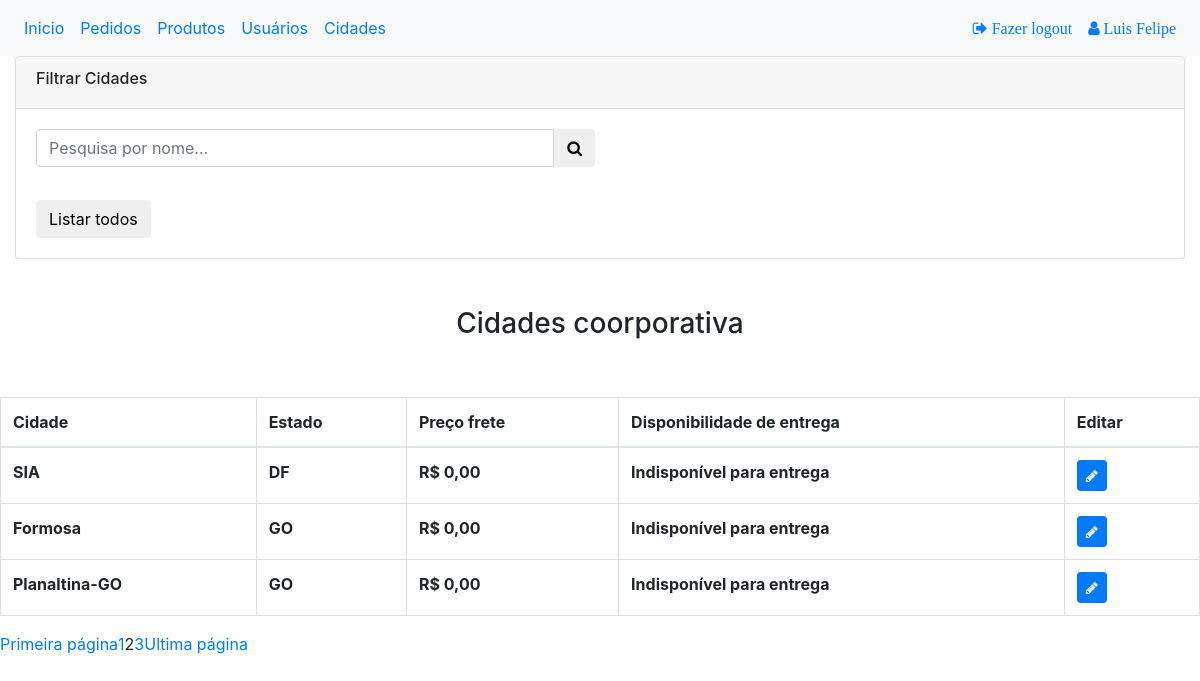
Page /adm/cidades.php?pagina=2 (signed in) on the committed database.
### tables this page shows
create table cidade(
      idCidade int auto_increment not null primary key,
      estado int,
      nomeCidade varchar(50),
      precoFrete float,
      entrega boolean default 0
  );

create table estado(
      idEstado int auto_increment not null primary key,
      ufEstado varchar(2),
      nomeEstado varchar(35)
  );

### adm/cidades.php (the view, shortened to what this page needs)
<?php
include '../BD/.conecta.php';
mysqli_set_charset($conn, 'utf8');
$pagina = (isset($_GET['pagina'])) ? $_GET['pagina'] : 1;
$pesquisaCidades = "SELECT nomeProduto from produto p order by p.nomeProduto";
$Cidades = mysqli_query($conn, $pesquisaCidades);
$totalCidades = mysqli_num_rows($Cidades);
$quantidade_pg = 30;
$num_pagina = ceil($totalCidades / $quantidade_pg);
$incio = ($quantidade_pg * $pagina) - $quantidade_pg;
if (!isset($_POST['termo'])) {
    $pesquisaCidades = "SELECT idCidade , nomeCidade,precoFrete ,entrega, ufEstado FROM cidade c INNER JOIN estado e on c.estado = e.idEstado
       limit $incio, $quantidade_pg";
} else {
    $pesquisa = $_POST["termo"];
    $pesquisaCidades = "SELECT idCidade , nomeCidade,precoFrete ,entrega, ufEstado FROM cidade c INNER JOIN estado e on c.estado = e.idEstado
        WHERE c.nomeCidade LIKE '%" . $pesquisa . "%'";
}
$resultadoCidades = mysqli_query($conn, $pesquisaCidades);
?>
<!DOCTYPE html>
<html lang="pt-br">
<head>
    <link rel="stylesheet" href="https://cdnjs.cloudflare.com/ajax/libs/font-awesome/4.7.0/css/font-awesome.min.css">
    <link rel="stylesheet" href="https://stackpath.bootstrapcdn.com/bootstrap/4.1.3/css/bootstrap.min.css">
</head>
<body>
    <nav class="navbar navbar-expand-sm bg-light">
        <ul class="navbar-nav">
            <li class="nav-item">
                <a class="nav-link" href="home.php">Inicio</a>
            </li>
            <li class="nav-item">
                <a class="nav-link" href="pedido.php">Pedidos</a>
            </li>
            <li class="nav-item">
                <a class="nav-link" href="produto.php">Produtos</a>
            </li>
            <li class="nav-item">
                <a class="nav-link" href="usuario.php">Usuários</a>
            </li>
            <li class="nav-item">
                <a class="nav-link" href="cidades.php">Cidades</a>
            </li>
        </ul>
        <ul class="navbar-nav ml-auto">
            <li class="nav-item">
                <a class="nav-link" href="../sair.php">
                    <i class="fa fa-sign-out"> Fazer logout</i>
                </a>
            </li>
            <li class="nav-item">
                <a class="nav-link" href="#">
                    <i class="fa fa-user"> <?php echo $_SESSION["nomeAdministrador"] ?></i>
                </a>
            </li>
        </ul>
    </nav>
    <div class="col-sm-12">
        <div class="card">
            <article class="card-group-item">
                <header class="card-header">
                    <h6 class="title">Filtrar Cidades </h6>
                </header>
                <div class="filter-content">
                    <div class="card-body">
                        <div class="form-row">
                            <div class="form-group col-md-6">
                                <form method="POST" action="cidades.php" class="search nav-form">
                                    <div class="input-group input-search">
                                        <input type="text" class="form-control" name="termo" id="q" placeholder="Pesquisa por nome...">
                                        <span class="input-group-btn">
                                            <button class="btn btn-default" type="submit"><i class="fa fa-search"></i></button>
                                        </span>
                                    </div>
                                </form>
                            </div>
                            <div class="form-group col-md-12 text-right">
                            </div>
                            <form method="POST" action="cidades.php" class="col-md-6 search nav-form">
                                <div class="input-group input-search">
                                    <span class="input-group-btn">
                                        <button class="btn btn-default" type="submit"> Listar todos</button>
                                    </span>
                                </div>
                            </form>
                        </div>
                    </div>
                </div>
            </article>
        </div>
    </div>
    <br><br>
    <h3 class="text-center"> Cidades coorporativa </h3>
    <br><br>
    <table class="table table-bordered">
        <thead>
            <tr>
                <th>Cidade</th>
                <th> Estado</th>
                <th> Preço frete</th>
                <th> Disponibilidade de entrega</th>
                <th> Editar</th>
            </tr>
        </thead>
        <tbody>
            <?php
            while ($row = mysqli_fetch_assoc($resultadoCidades)) { ?>
                <tr>
                    <th> <?php echo $row["nomeCidade"] ?> </th>
                    <th> <?php echo $row["ufEstado"] ?> </th>
                    <th> R$ <?php echo number_format($row["precoFrete"], 2, ",", "."); ?> </th>
                    <?php if ($row["entrega"] == 1) { ?>
                        <th> Disponível para entrega</th>
                    <?php } else { ?>
                        <th> Indisponível para entrega</th>
                    <?php } ?>
                    <th>
                        <a href="#edicao<?php echo $row["idCidade"] ?>" data-toggle="modal"><button type='button' class='btn btn-primary btn-sm'><i class="fa fa-pencil"></i> </button></a>
                    </th>
                <?php } ?>
                </tr>
        </tbody>
    </table>
    <?php
    $result_log = "SELECT * from cidade";
    $Usuarios = mysqli_query($conn, $result_log);
    $totalUsuarios = mysqli_num_rows($Usuarios);
    $limitador = 1;
    if ($totalUsuarios > $quantidade_pg && $totalUsuarios > 0) { ?>
        <nav class="text-center">
            <ul class="pagination">
                <li><a href="cidades.php?pagina=1"> Primeira página </a></li>
                <?php
                for ($i = $pagina - $limitador; $i <= $pagina - 1; $i++) {
                    if ($i >= 1) {
                ?>
                        <li><a href="cidades.php?pagina=<?php echo $i; ?>"> <?php echo $i; ?></a></li>
                <?php }
                }
                ?>
                <li class="active"> <span><?php echo $pagina; ?></span></li>
                <?php
                for ($i = $pagina + 1; $i <= $pagina + $limitador; $i++) {
                    if ($i <= $num_pagina) { ?>
                        <li><a href="cidades.php?pagina=<?php echo $i; ?>"> <?php echo $i; ?></a></li>
                <?php }
                }
                ?>
                <li><a href="cidades.php?pagina=<?php echo $num_pagina; ?>"> <span aria-hidden="true"> Ultima página </span></a></li>
            <?php } ?>
            </ul>
        </nav>
</body>
</html>

### rows in the picture
cidade: nomeCidade "SIA", estado.ufEstado "DF", precoFrete "0,00", entrega "Indisponível para entrega"
cidade: nomeCidade "Formosa", estado.ufEstado "GO", precoFrete "0,00", entrega "Indisponível para entrega"
cidade: nomeCidade "Planaltina-GO", estado.ufEstado "GO", precoFrete "0,00", entrega "Indisponível para entrega"

### other values in the picture
$_SESSION["nomeAdministrador"] "Luis Felipe"
$pagina "2"
